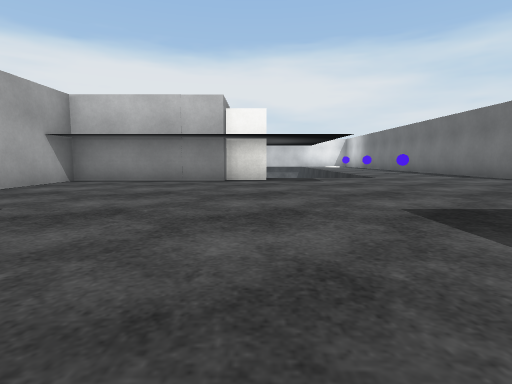
View 1 (above)

20 first-person views from a walk through a 3-D level made in the Unity game engine. The camera is 0.5 m above the floor, tilts 6° down and sees 80° across. Doors are open. The floor is counted in squares, 1 m on a side. Each view is taken from the middle of a square. On the plan, view 1 faces up. The plan holds only what a view shows up to about 9 squares ahead; the rest is blank. The place goes on beyond the plan. Some surface patterns are stand-ins.

View 2
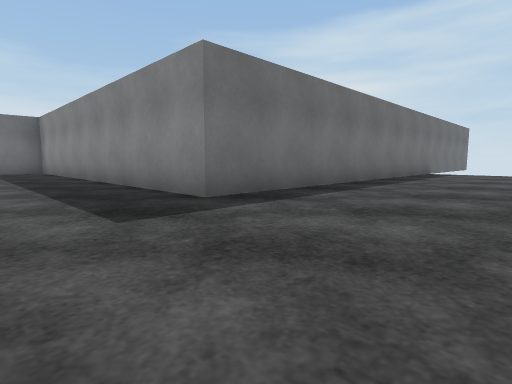

View 3
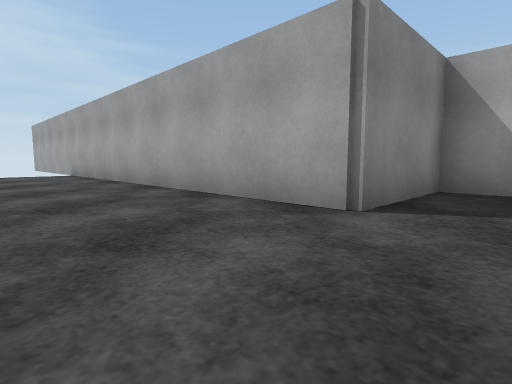

View 4
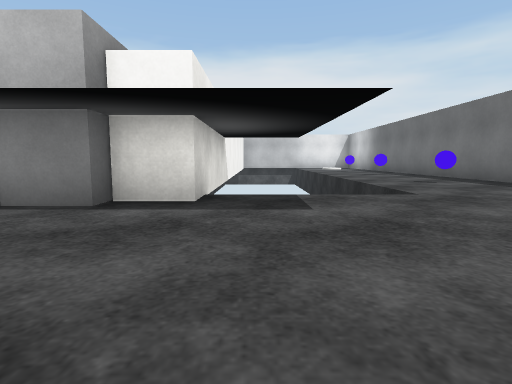

View 5
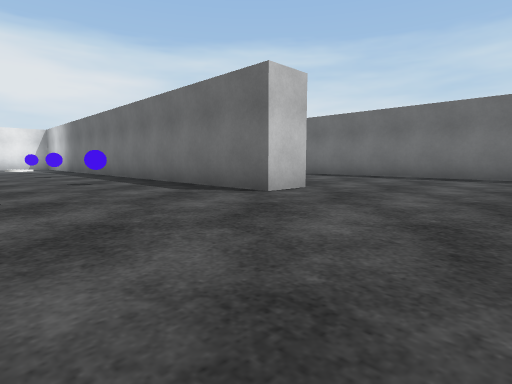

View 6
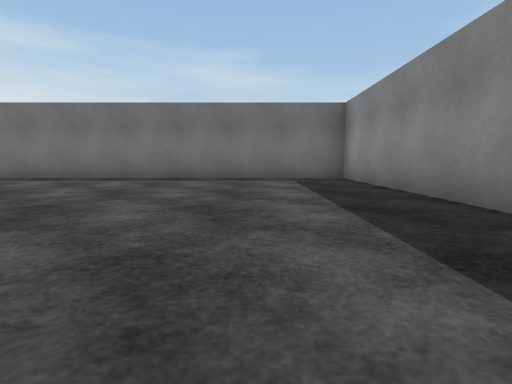

View 7
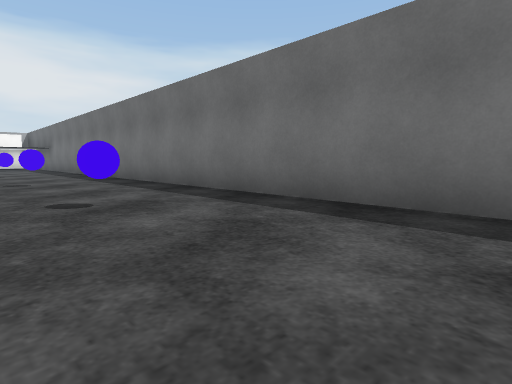

View 8
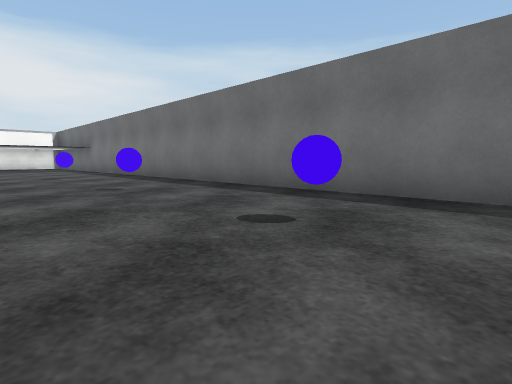

View 9
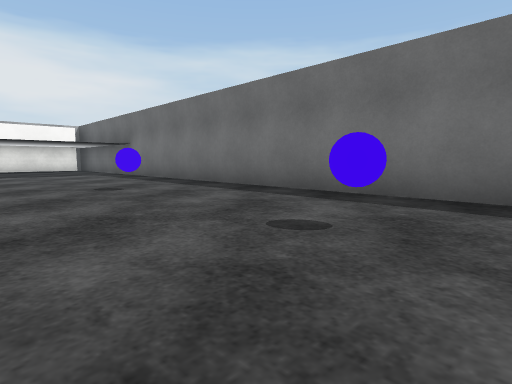

View 10
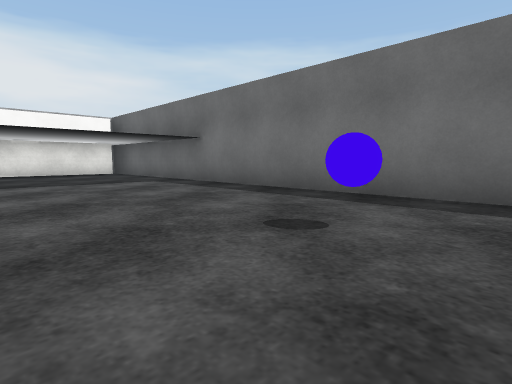

View 11
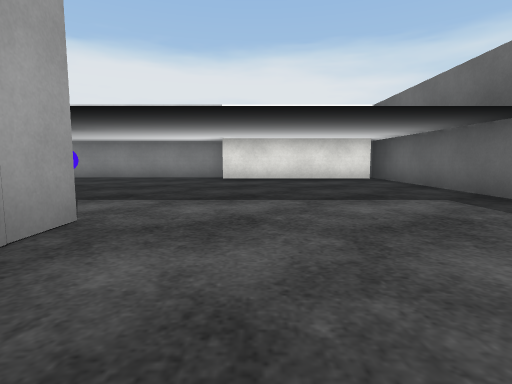

View 12
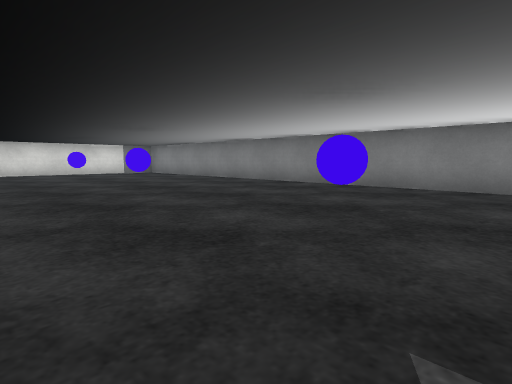

View 13
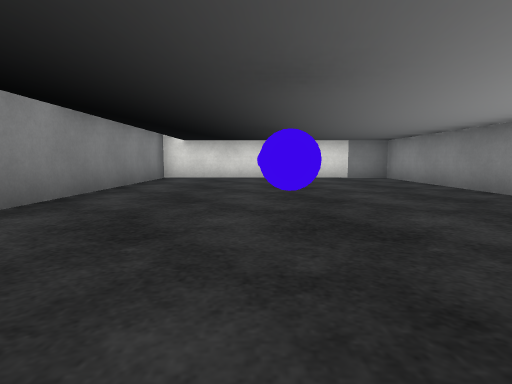

View 14
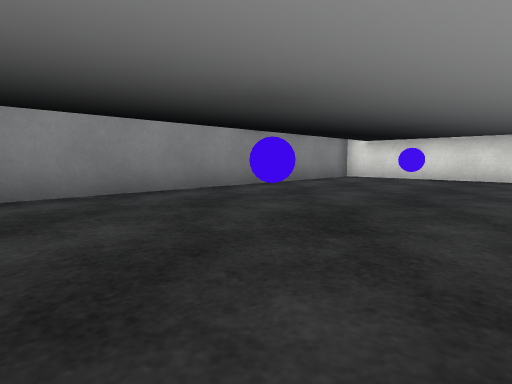

View 15
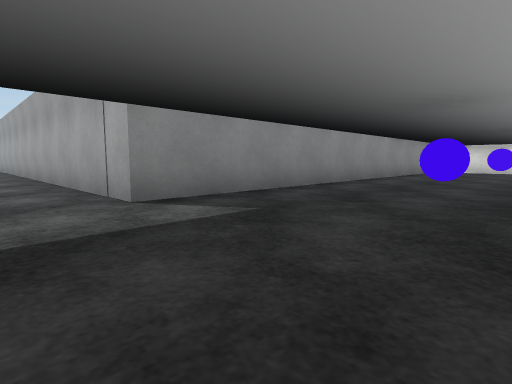

View 16
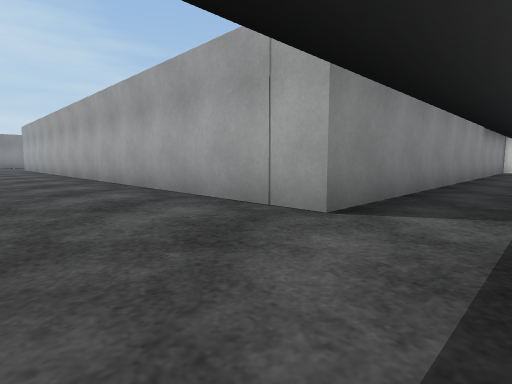

View 17
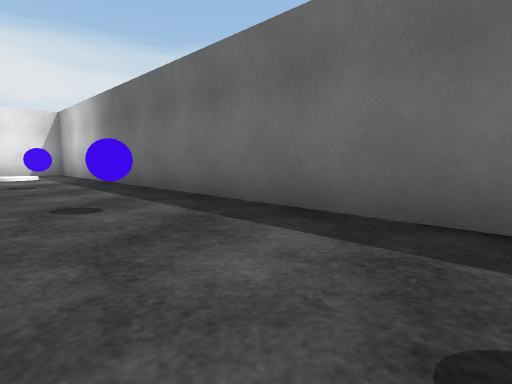

View 18
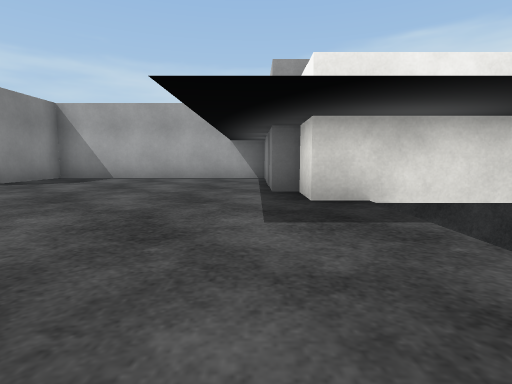

View 19
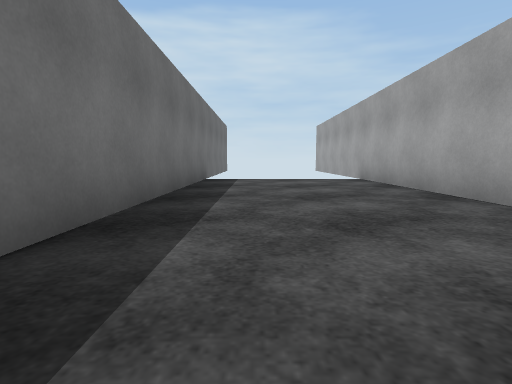

View 20
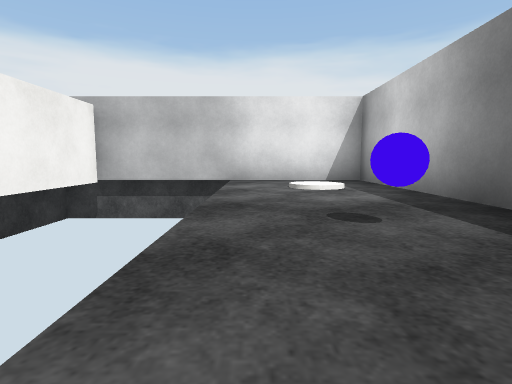

### Floor plan
Ten units are one square. View 1 is at (0, 0); x grows to the right and y downward. Boxes are objects, and circles mark ways between rooms. Rooms are numbered by the first view taken in them; rooms with no view inside come last. Other rooms are left out.
<svg viewBox="-48 -301 175 391">
<path fill="none" stroke="#000" d="M-17 -16 -17 85M23 85 23 -16M3 -100 3 -77 -8 -77 -8 -72 -43 -72 -43 -16 -17 -16M76 -72 65 -72 65 -225 0 -225M23 -16 122 -16 122 -296M81 -296 -43 -296 -43 -235 75 -235 75 -146M119 -286 81 -286"/>
<rect x="-15" y="-265" width="10" height="10" fill="#bbb"><title>other object</title></rect>
<rect x="15" y="-265" width="10" height="10" fill="#bbb"><title>other object</title></rect>
<rect x="45" y="-115" width="10" height="10" fill="#bbb"><title>other object</title></rect>
<rect x="45" y="-145" width="10" height="10" fill="#bbb"><title>other object</title></rect>
<rect x="45" y="-175" width="10" height="10" fill="#bbb"><title>other object</title></rect>
<rect x="45" y="-215" width="10" height="10" fill="#bbb"><title>other object</title></rect>
<rect x="55" y="-265" width="10" height="10" fill="#bbb"><title>other object</title></rect>
<rect x="95" y="-115" width="10" height="10" fill="#bbb"><title>other object</title></rect>
<rect x="95" y="-155" width="10" height="10" fill="#bbb"><title>other object</title></rect>
<rect x="95" y="-195" width="10" height="10" fill="#bbb"><title>other object</title></rect>
<circle cx="5" cy="-10" r="3" fill="#2a7"/>
<text x="0" y="30">1</text>
<text x="50" y="-150">2</text>
</svg>
Room 1 opens to room 2.

Where each view was taken, in squares from view 1:
view 1: 0 up, 0 right, facing up
view 2: 4 up, 1 left, facing down-right
view 3: 3 up, 1 right, facing down-left
view 4: 4 up, 1 right, facing up
view 5: 4 up, 3 right, facing up-right
view 6: 4 up, 4 right, facing right
view 7: 8 up, 9 right, facing up-right
view 8: 10 up, 8 right, facing up-right
view 9: 14 up, 8 right, facing up-right
view 10: 18 up, 8 right, facing up-right
view 11: 21 up, 9 right, facing up
view 12: 24 up, 7 right, facing up-left
view 13: 26 up, 4 right, facing left
view 14: 28 up, 4 right, facing down-left
view 15: 27 up, 9 right, facing down-left
view 16: 25 up, 10 right, facing down-left
view 17: 11 up, 4 right, facing up-right
view 18: 7 up, 4 right, facing left
view 19: 0 up, 1 right, facing down
view 20: 15 up, 4 right, facing up
